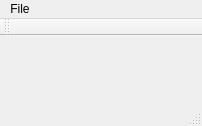
<?xml version="1.0" encoding="UTF-8"?>
<ui version="4.0">
 <class>qt_basicClass</class>
 <widget class="QMainWindow" name="qt_basicClass">
  <property name="geometry">
   <rect>
    <x>0</x>
    <y>0</y>
    <width>202</width>
    <height>126</height>
   </rect>
  </property>
  <property name="windowTitle">
   <string>qt_basic</string>
  </property>
  <widget class="QWidget" name="centralWidget"/>
  <widget class="QMenuBar" name="menuBar">
   <property name="geometry">
    <rect>
     <x>0</x>
     <y>0</y>
     <width>202</width>
     <height>22</height>
    </rect>
   </property>
   <widget class="QMenu" name="menuFile">
    <property name="title">
     <string>File</string>
    </property>
    <addaction name="actionExit"/>
   </widget>
   <addaction name="menuFile"/>
  </widget>
  <widget class="QToolBar" name="mainToolBar">
   <attribute name="toolBarArea">
    <enum>TopToolBarArea</enum>
   </attribute>
   <attribute name="toolBarBreak">
    <bool>false</bool>
   </attribute>
  </widget>
  <widget class="QStatusBar" name="statusBar"/>
  <action name="actionExit">
   <property name="text">
    <string>Exit</string>
   </property>
  </action>
 </widget>
 <layoutdefault spacing="6" margin="11"/>
 <resources>
  <include location="qt_basic.qrc"/>
 </resources>
 <connections>
  <connection>
   <sender>actionExit</sender>
   <signal>triggered()</signal>
   <receiver>qt_basicClass</receiver>
   <slot>close()</slot>
   <hints>
    <hint type="sourcelabel">
     <x>-1</x>
     <y>-1</y>
    </hint>
    <hint type="destinationlabel">
     <x>300</x>
     <y>200</y>
    </hint>
   </hints>
  </connection>
 </connections>
</ui>
